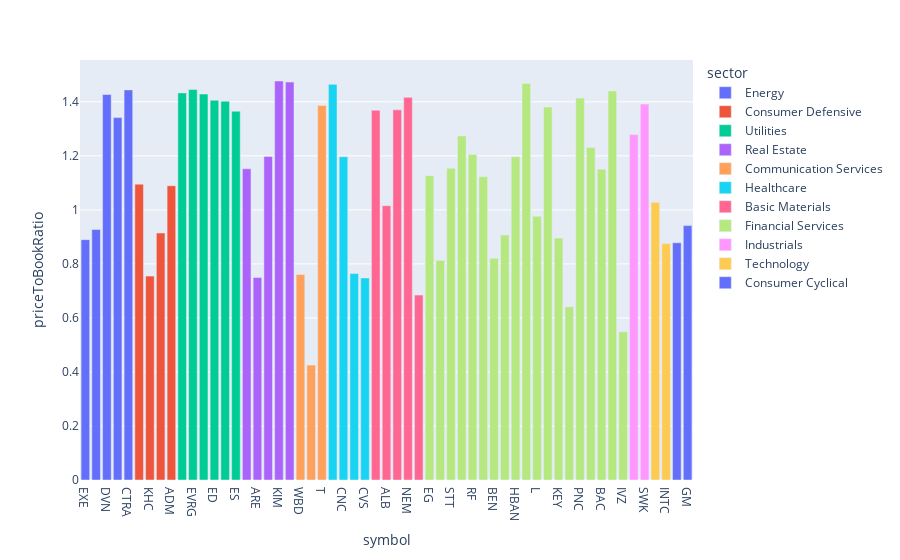

Notebook source saved alongside this figure:
### Code cell
fig = px.bar(
    seventh_criteria_df,
    x="symbol",
    y="priceToBookRatio",
    color="sector",
    hover_name="name",
)
fig.show()

### Figure 1 — Plotly figure (JSON) as saved in the notebook; plotly's stock layout.template omitted (floating-point values rounded to 4 significant figures)
{"data": [{"alignmentgroup": "True", "hovertemplate": "<b>%{hovertext}</b><br><br>sector=Energy<br>symbol=%{x}<br>priceToBookRatio=%{y}<extra></extra>", "hovertext": ["Expand Energy", "Diamondback Energy", "Devon Energy", "Occidental Petroleum", "Coterra"], "legendgroup": "Energy", "marker": {"color": "#636efa", "pattern": {"shape": ""}}, "name": "Energy", "offsetgroup": "Energy", "orientation": "v", "showlegend": true, "textposition": "auto", "type": "bar", "x": ["EXE", "FANG", "DVN", "OXY", "CTRA"], "xaxis": "x", "y": [0.8897, 0.9271, 1.427, 1.342, 1.444], "yaxis": "y"}, {"alignmentgroup": "True", "hovertemplate": "<b>%{hovertext}</b><br><br>sector=Consumer Defensive<br>symbol=%{x}<br>priceToBookRatio=%{y}<extra></extra>", "hovertext": ["Bunge Global", "Kraft Heinz", "Molson Coors Beverage Company", "Archer Daniels Midland"], "legendgroup": "Consumer Defensive", "marker": {"color": "#EF553B", "pattern": {"shape": ""}}, "name": "Consumer Defensive", "offsetgroup": "Consumer Defensive", "orientation": "v", "showlegend": true, "textposition": "auto", "type": "bar", "x": ["BG", "KHC", "TAP", "ADM"], "xaxis": "x", "y": [1.095, 0.7548, 0.9141, 1.089], "yaxis": "y"}, {"alignmentgroup": "True", "hovertemplate": "<b>%{hovertext}</b><br><br>sector=Utilities<br>symbol=%{x}<br>priceToBookRatio=%{y}<extra></extra>", "hovertext": ["PG&E Corporation", "Evergy", "Pinnacle West", "Consolidated Edison", "Exelon", "Eversource Energy"], "legendgroup": "Utilities", "marker": {"color": "#00cc96", "pattern": {"shape": ""}}, "name": "Utilities", "offsetgroup": "Utilities", "orientation": "v", "showlegend": true, "textposition": "auto", "type": "bar", "x": ["PCG", "EVRG", "PNW", "ED", "EXC", "ES"], "xaxis": "x", "y": [1.433, 1.445, 1.429, 1.406, 1.402, 1.365], "yaxis": "y"}, {"alignmentgroup": "True", "hovertemplate": "<b>%{hovertext}</b><br><br>sector=Real Estate<br>symbol=%{x}<br>priceToBookRatio=%{y}<extra></extra>", "hovertext": ["Vici Properties", "Alexandria Real Estate Equities", "Realty Income", "Kimco Realty", "BXP, Inc."], "legendgroup": "Real Estate", "marker": {"color": "#ab63fa", "pattern": {"shape": ""}}, "name": "Real Estate", "offsetgroup": "Real Estate", "orientation": "v", "showlegend": true, "textposition": "auto", "type": "bar", "x": ["VICI", "ARE", "O", "KIM", "BXP"], "xaxis": "x", "y": [1.152, 0.7501, 1.197, 1.477, 1.473], "yaxis": "y"}, {"alignmentgroup": "True", "hovertemplate": "<b>%{hovertext}</b><br><br>sector=Communication Services<br>symbol=%{x}<br>priceToBookRatio=%{y}<extra></extra>", "hovertext": ["Warner Bros. Discovery", "Paramount Global", "AT&T"], "legendgroup": "Communication Services", "marker": {"color": "#FFA15A", "pattern": {"shape": ""}}, "name": "Communication Services", "offsetgroup": "Communication Services", "orientation": "v", "showlegend": true, "textposition": "auto", "type": "bar", "x": ["WBD", "PARA", "T"], "xaxis": "x", "y": [0.7608, 0.4256, 1.386], "yaxis": "y"}, {"alignmentgroup": "True", "hovertemplate": "<b>%{hovertext}</b><br><br>sector=Healthcare<br>symbol=%{x}<br>priceToBookRatio=%{y}<extra></extra>", "hovertext": ["Moderna", "Centene Corporation", "Walgreens Boots Alliance", "CVS Health"], "legendgroup": "Healthcare", "marker": {"color": "#19d3f3", "pattern": {"shape": ""}}, "name": "Healthcare", "offsetgroup": "Healthcare", "orientation": "v", "showlegend": true, "textposition": "auto", "type": "bar", "x": ["MRNA", "CNC", "WBA", "CVS"], "xaxis": "x", "y": [1.465, 1.197, 0.7644, 0.748], "yaxis": "y"}, {"alignmentgroup": "True", "hovertemplate": "<b>%{hovertext}</b><br><br>sector=Basic Materials<br>symbol=%{x}<br>priceToBookRatio=%{y}<extra></extra>", "hovertext": ["DuPont", "Albemarle Corporation", "Nucor", "Newmont", "Mosaic Company (The)"], "legendgroup": "Basic Materials", "marker": {"color": "#FF6692", "pattern": {"shape": ""}}, "name": "Basic Materials", "offsetgroup": "Basic Materials", "orientation": "v", "showlegend": true, "textposition": "auto", "type": "bar", "x": ["DD", "ALB", "NUE", "NEM", "MOS"], "xaxis": "x", "y": [1.369, 1.015, 1.37, 1.417, 0.6846], "yaxis": "y"}, {"alignmentgroup": "True", "hovertemplate": "<b>%{hovertext}</b><br><br>sector=Financial Services<br>symbol=%{x}<br>priceToBookRatio=%{y}<extra></extra>", "hovertext": ["Everest Group", "Citizens Financial Group", "State Street Corporation", "U.S. Bancorp", "Regions Financial Corporation", "Capital One", "Franklin Resources", "Truist Financial", "Huntington Bancshares", "Fifth Third Bancorp", "Loews Corporation", "BNY Mellon", "KeyCorp", "Citigroup", "PNC Financial Services", "American International Group", "Bank of America", "Wells Fargo", "Invesco"], "legendgroup": "Financial Services", "marker": {"color": "#B6E880", "pattern": {"shape": ""}}, "name": "Financial Services", "offsetgroup": "Financial Services", "orientation": "v", "showlegend": true, "textposition": "auto", "type": "bar", "x": ["EG", "CFG", "STT", "USB", "RF", "COF", "BEN", "TFC", "HBAN", "FITB", "L", "BK", "KEY", "C", "PNC", "AIG", "BAC", "WFC", "IVZ"], "xaxis": "x", "y": [1.127, 0.8131, 1.154, 1.274, 1.205, 1.123, 0.8208, 0.9068, 1.196, 1.468, 0.9761, 1.381, 0.8954, 0.6416, 1.414, 1.231, 1.151, 1.44, 0.5487], "yaxis": "y"}, {"alignmentgroup": "True", "hovertemplate": "<b>%{hovertext}</b><br><br>sector=Industrials<br>symbol=%{x}<br>priceToBookRatio=%{y}<extra></extra>", "hovertext": ["Global Payments", "Stanley Black & Decker"], "legendgroup": "Industrials", "marker": {"color": "#FF97FF", "pattern": {"shape": ""}}, "name": "Industrials", "offsetgroup": "Industrials", "orientation": "v", "showlegend": true, "textposition": "auto", "type": "bar", "x": ["GPN", "SWK"], "xaxis": "x", "y": [1.279, 1.391], "yaxis": "y"}, {"alignmentgroup": "True", "hovertemplate": "<b>%{hovertext}</b><br><br>sector=Technology<br>symbol=%{x}<br>priceToBookRatio=%{y}<extra></extra>", "hovertext": ["Hewlett Packard Enterprise", "Intel"], "legendgroup": "Technology", "marker": {"color": "#FECB52", "pattern": {"shape": ""}}, "name": "Technology", "offsetgroup": "Technology", "orientation": "v", "showlegend": true, "textposition": "auto", "type": "bar", "x": ["HPE", "INTC"], "xaxis": "x", "y": [1.028, 0.8752], "yaxis": "y"}, {"alignmentgroup": "True", "hovertemplate": "<b>%{hovertext}</b><br><br>sector=Consumer Cyclical<br>symbol=%{x}<br>priceToBookRatio=%{y}<extra></extra>", "hovertext": ["Ford Motor Company", "General Motors"], "legendgroup": "Consumer Cyclical", "marker": {"color": "#636efa", "pattern": {"shape": ""}}, "name": "Consumer Cyclical", "offsetgroup": "Consumer Cyclical", "orientation": "v", "showlegend": true, "textposition": "auto", "type": "bar", "x": ["F", "GM"], "xaxis": "x", "y": [0.8784, 0.9417], "yaxis": "y"}], "layout": {"barmode": "relative", "legend": {"title": {"text": "sector"}, "tracegroupgap": 0}, "margin": {"t": 60}, "xaxis": {"anchor": "y", "domain": [0, 1], "title": {"text": "symbol"}}, "yaxis": {"anchor": "x", "domain": [0, 1], "title": {"text": "priceToBookRatio"}}}}
